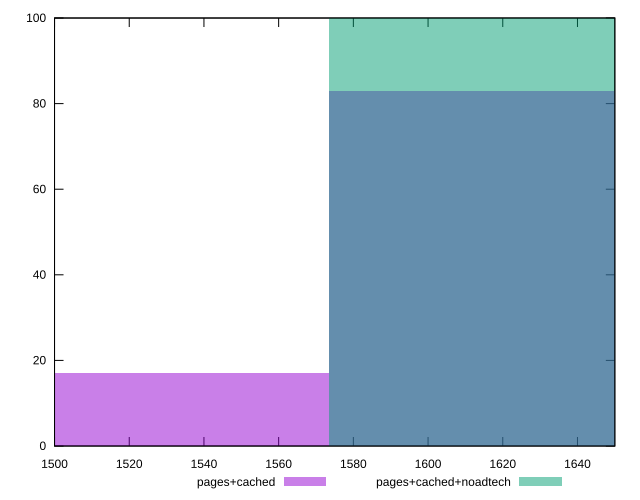

This chart was generated by the following gnuplot code:
reset

$pagesCached <<EOF
1530.9023009876626 17
1615.9524288203104 83
EOF

$pagesCachedNoadtech <<EOF
1615.9524288203104 100
EOF

set key outside below
set boxwidth 85.05012783264792
set xrange [1500:1650]
set yrange [0:100]
set trange [0:100]
set style fill transparent solid 0.5 noborder
set terminal svg size 640, 500 enhanced background rgb 'white'
set output "report_00025_2021-02-22T21:38:55.199Z/uses-webp-images/comparison/histogram/1_vs_2.svg"

plot $pagesCached title "pages+cached" with boxes, \
     $pagesCachedNoadtech title "pages+cached+noadtech" with boxes

reset
